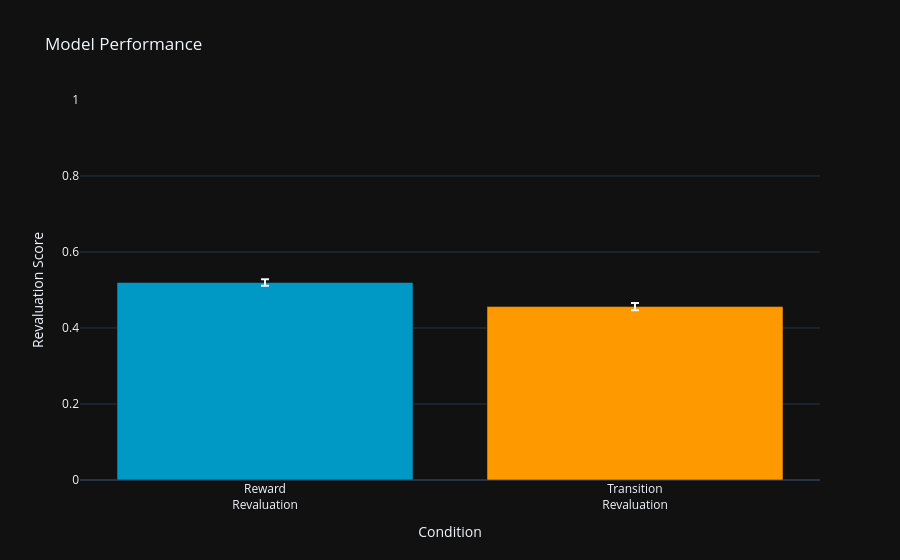

Here is the notebook cell this chart was saved with:
### Code cell
# Model data
plot_data = pd.DataFrame(revaluation_scores[:,:2],columns=['Reward<br>Revaluation','Transition<br>Revaluation']).melt(var_name='Condition',value_name='Revaluation Score')
scaling_factor = .5199/revaluation_scores[:,0].mean() # Scale revaluation scores to match mean of behavioral data
t_test_results = pg.pairwise_tests(plot_data,between='Condition',dv='Revaluation Score')

plot_data['Revaluation Score'] *= scaling_factor
plot_data = plot_data.groupby(['Condition']).agg(**{'Revaluation Score': ('Revaluation Score','mean'), 'error': ('Revaluation Score','sem')}).reset_index()
fig = px.bar(plot_data,range_y=[0,1],x='Condition',y='Revaluation Score',color='Condition',error_y='error',
             color_discrete_sequence=['#0099C6','#FF9900'],title='Model Performance')
fig.update_layout(showlegend=False)
fig.show()

### Figure 1 — Plotly figure (JSON) as saved in the notebook; plotly's stock layout.template omitted (floating-point values rounded to 4 significant figures)
{"data": [{"error_y": {"array": [0.008547]}, "hovertemplate": "Condition=%{x}<br>Revaluation Score=%{y}<extra></extra>", "legendgroup": "Reward<br>Revaluation", "marker": {"color": "#0099C6", "pattern": {"shape": ""}}, "name": "Reward<br>Revaluation", "orientation": "v", "showlegend": true, "textposition": "auto", "x": ["Reward<br>Revaluation"], "xaxis": "x", "y": [0.5199], "yaxis": "y", "type": "bar"}, {"error_y": {"array": [0.00959]}, "hovertemplate": "Condition=%{x}<br>Revaluation Score=%{y}<extra></extra>", "legendgroup": "Transition<br>Revaluation", "marker": {"color": "#FF9900", "pattern": {"shape": ""}}, "name": "Transition<br>Revaluation", "orientation": "v", "showlegend": true, "textposition": "auto", "x": ["Transition<br>Revaluation"], "xaxis": "x", "y": [0.4563], "yaxis": "y", "type": "bar"}], "layout": {"xaxis": {"anchor": "y", "domain": [0.0, 1.0], "title": {"text": "Condition"}, "categoryorder": "array", "categoryarray": ["Reward<br>Revaluation", "Transition<br>Revaluation"]}, "yaxis": {"anchor": "x", "domain": [0.0, 1.0], "title": {"text": "Revaluation Score"}, "range": [0, 1]}, "legend": {"title": {"text": "Condition"}, "tracegroupgap": 0}, "title": {"text": "Model Performance"}, "barmode": "relative", "showlegend": false}}
